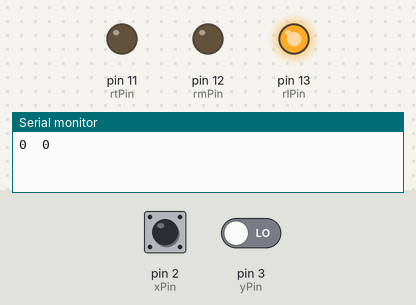
The sketch below on a simulated Arduino Uno, built with avr-gcc and run on an emulated ATmega328P. On the bench: output pins drawn as LEDs (lit = HIGH), the last lines printed to the serial monitor. The test bench sets the inputs (shaded band); at power-on: pin 2 (xPin) LOW, pin 3 (yPin) LOW. Random numbers use the default seed unless the sketch sets one.

Above: at 3.2 s.
3.3 s: pin 2 (xPin) pulsed HIGH 5 times (0.12 s each, 0.3 s apart)
At 6.1 s:
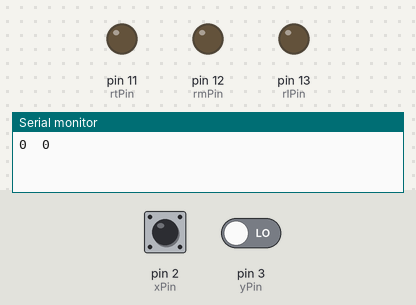
At 7.5 s:
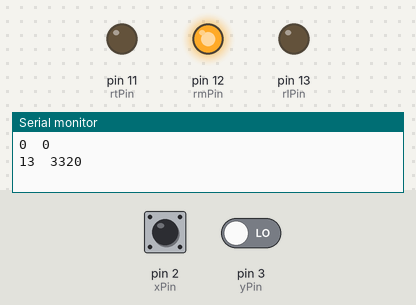
Timing chart, 0 to 9.0 s (numbered marks = the images above; inputs shaded):
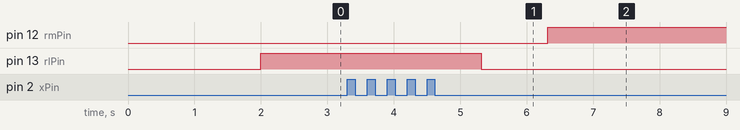

The sketch:

bag_trainer.ino
```cpp
const int xPin = 2;
const int yPin = 3;
const int rlPin = 13;
const int rmPin = 12;
const int rtPin = 11;
const int mlPin = 10;
const int mmPin = 9;
const int mtPin = 8;
const int llPin = 7;
const int lmPin = 6;
const int ltPin = 5;

int xOffset = 0;
int yOffset = 0;
boolean beenHit = true;
int currentPin;
int startTime, endTime;

void setup() {
  Serial.begin( 9600 );
  pinMode( xPin, INPUT );
  pinMode( yPin, INPUT );
  pinMode( rlPin, OUTPUT );
  pinMode( rmPin, OUTPUT );
  pinMode( rtPin, OUTPUT );
  randomSeed(analogRead(0));
  calibrate();
}

void calibrate() {
  xOffset = getXAcceleration();
  yOffset = getYAcceleration();
}

int getXAcceleration() {
  return ((( pulseIn( xPin, HIGH ) / 10 ) - 500 ) * 8) - xOffset;
}

int getYAcceleration() {
  return ((( pulseIn( yPin, HIGH ) / 10 ) - 500 ) * 8) - yOffset;
}

void loop() {
  int accelerationX, accelerationY;

  if( beenHit ) {
    Serial.print( currentPin );
    Serial.print( "\t" );
    Serial.print( endTime-startTime );
    Serial.println();
    currentPin = random( 3 ) + 11;
    digitalWrite( currentPin, HIGH );
    startTime = millis();
    beenHit = false;
  }
  accelerationX = getXAcceleration();
  accelerationY = getYAcceleration();

  if( accelerationX > 100 || accelerationX < -100 ) {
    digitalWrite( currentPin, LOW );
    endTime = millis();
    delay( 1000 );
    beenHit = true;
  }
}
```

Measured:
- after the input at 3.3 s, pin 12 (rmPin): LOW → HIGH after 3.0 s; pin 13 (rlPin): HIGH → LOW after 2.0 s
